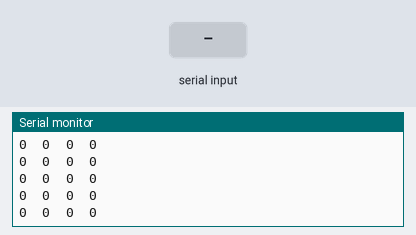
This sketch was run on a simulated Arduino Uno, built with avr-gcc and run on an emulated ATmega328P. Parts: the last lines printed to the serial monitor. The test bench sets the inputs (shaded band).

Above: at 1.2 s.
1.3 s: "90,45\n" received over the second serial link
At 2.4 s:
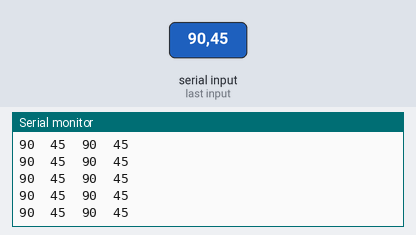
4.3 s: "30,150\n" received over the second serial link
At 5.3 s:
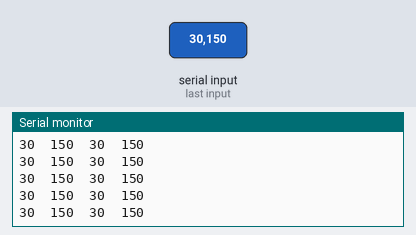
Timing chart, 0 to 7.3 s (numbered marks = the images above; inputs shaded):
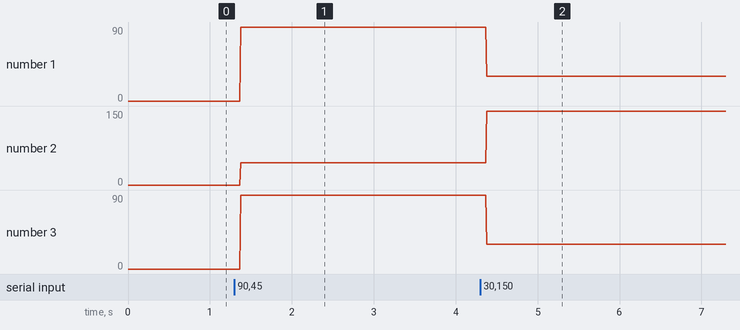

The sketch:

Robot.ino
```cpp
#include <SoftwareSerial.h>

SoftwareSerial BTserial(2, 3);   //TxD, RxD
String userCommands;    // stores data sent from remote control

void setup() {
    BTserial.begin(38400);
    Serial.begin(9600);
}

void parseString(String data){
    int prevCommaIndex = -1;
    int numCommands = 4;
    for(int i=0; i<numCommands; i++){
        int commaIndex = data.indexOf(',', prevCommaIndex+1);
        int cmd = data.substring(prevCommaIndex+1, commaIndex).toInt();
        prevCommaIndex = commaIndex;
        Serial.print(cmd);
        Serial.print('\t');
    }
}

void loop() {
    if (BTserial.available() > 0) { // Check if data is incomming
        userCommands = BTserial.readStringUntil('\n');
    }
    parseString(userCommands);
    Serial.print('\n');
}
```

Measured:
- after the input at 1.3 s, the serial monitor: prints a new line after 0.08 s (image 1)
- after the input at 4.3 s, the serial monitor: prints a new line after 0.08 s (image 2)
- plotted number 1: 0 → 90 after the input at 1.3 s, 90 → 30 after the input at 4.3 s
- plotted number 2: 0 → 45 after the input at 1.3 s, 45 → 150 after the input at 4.3 s
- plotted number 3: 0 → 90 after the input at 1.3 s, 90 → 30 after the input at 4.3 s
